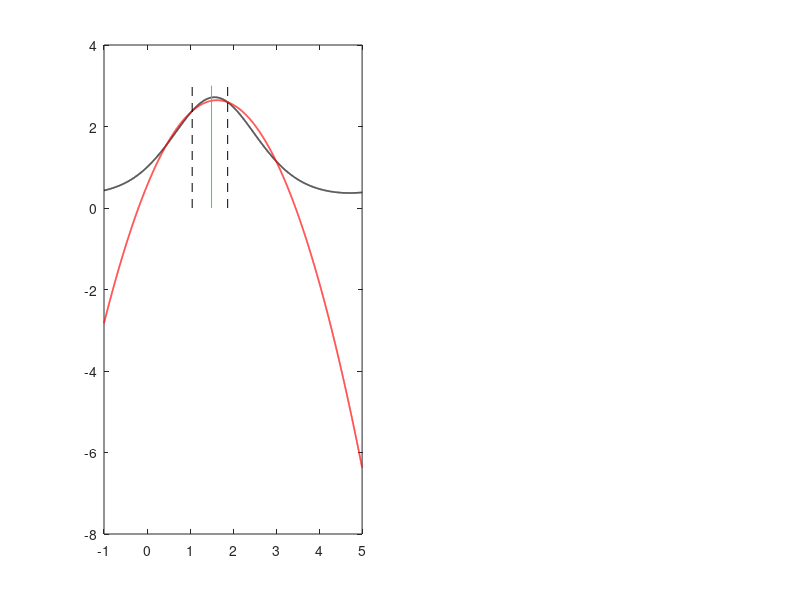

Source code (MATLAB): (Note: this script raises an error after producing the figure.)
%------------------------------------------------------------------------
%                   Approximation of Derivatives
%          Task: approximate the derivative of exp(sin(x))
%         CISM Course "Physics of Musical Instruments"
%                         Michele Ducceschi
%                      University of Bologna
%                         13 Dec 2023
%-------------------------------------------------------------------------
%
% Goal
% ----
% Let u(x) = exp(sin x). Around an expansion point x0, we:
%   1) choose a small set of sample points {x_j},
%   2) build the Vandermonde system in the *shifted* monomial basis
%      (x - x0)^(k-1),
%   3) compute the polynomial interpolant p(x) that matches u(x_j),
%   4) read off p'(x0) from the coefficient of (x - x0) (i.e., a_2).
%
% We compare two distinct node distributions and visualize:
%   - the exact function u(x)
%   - the interpolating polynomial p(x)
%   - the expansion point x0 and the chosen nodes
%
% Note
% ----
% In this centered monomial basis, if
%     p(x) = a1 + a2 (x - x0) + a3 (x - x0)^2 + ...
% then the derivative approximation at x0 is simply p'(x0) = a2.
%-------------------------------------------------------------------------

clear all
close all
clc

%% -------------------- Plotting grid and exact function ------------------
hplot = 1e-3;                    % resolution only for plotting
x0    = 1.5;                     % expansion point
x     = -1:hplot:5.0;            % plotting grid
u     = @(z) exp(sin(z));        % function
f     = u(x);                    % exact curve on the plotting grid
ymin  = 0; ymax = 3;             % y-limits for plots

% Exact derivative for reference (not required but useful to print)
uprime_exact = exp(sin(x0)) * cos(x0);

figure('Color','w')

%% ============================ CASE h1 ==================================
% Three nodes, deliberately asymmetric wrt x0
h  = 0.75;
Xs = [0.7*x0, x0 + 0.5*h, x0 + 2*h]';   % sample points
lt = numel(Xs);

% Vandermonde matrix centered at x0: VM(m,n) = (Xs(m) - x0)^(n-1)
VM   = zeros(lt, lt);
for m = 1:lt
    dx = Xs(m) - x0;
    VM(m,1) = 1;
    for n = 2:lt
        VM(m,n) = dx^(n-1);
    end
end

% Solve for coefficients a so that p(x) = sum a_k (x - x0)^(k-1)
uvec  = u(Xs);
acoef = VM \ uvec;

% Evaluate interpolant
dx_all = x - x0;
p = zeros(size(x));
for k = 1:lt
    p = p + acoef(k) * dx_all.^(k-1);
end

% Derivative estimate at x0 from polynomial coefficient
uprime_est_case1 = acoef(2);

% ----- Plot (left) -----
subplot(1,2,1)
plot(x, f, 'k-', 'LineWidth', 1.2); hold on
plot(x, p, 'r-', 'LineWidth', 1.2)
% vertical line at x0
line([x0 x0], [ymin ymax], 'Color','g','LineStyle','-','DisplayName','expansion point')
% vertical lines at sample points (hide extra entries from legend)
for n = 1:lt
    ln = line([Xs(n) Xs(n)], [ymin ymax], 'Color','k','LineStyle','--');
    if n > 1
        set(get(get(ln,'Annotation'),'LegendInformation'),'IconDisplayStyle','off');
    end
end
set(gca,'TickLabelInterpreter','latex','FontSize',14)
xlabel('$x$','Interpreter','latex')
ylabel('$u(x)$','Interpreter','latex')
legend('$u(x)$','$p(x)$','expansion point','Interpreter','latex','Location','best')
title(sprintf('Case 1: %d nodes,  h=%.2f  (p''(x_0)=%.6f,  u''(x_0)=%.6f)', ...
      lt, h, uprime_est_case1, uprime_exact), 'Interpreter','none')
ylim([ymin, ymax]); 

%% ============================ CASE h2 ==================================
% Four nodes, clustered to the right of x0
h  = 0.75;
Xs = [x0 - 0.4*h, x0 + 0.3*h, x0 + 0.8*h, x0 + 1.3*h]';
lt = numel(Xs);

% Vandermonde (centered at x0)
VM   = zeros(lt, lt);
for m = 1:lt
    dx = Xs(m) - x0;
    VM(m,1) = 1;
    for n = 2:lt
        VM(m,n) = dx^(n-1);
    end
end

uvec  = u(Xs);
acoef = VM \ uvec;

% Evaluate interpolant
p = zeros(size(x));
for k = 1:lt
    p = p + acoef(k) * dx_all.^(k-1);
end

uprime_est_case2 = acoef(2);

% ----- Plot (right) -----
subplot(1,2,2)
plot(x, f, 'k-', 'LineWidth', 1.2); hold on
plot(x, p, 'r-', 'LineWidth', 1.2)
line([x0 x0], [ymin ymax], 'Color','g','LineStyle','-','DisplayName','expansion point')
for n = 1:lt
    ln = line([Xs(n) Xs(n)], [ymin ymax], 'Color','k','LineStyle','--');
    if n > 1
        set(get(get(ln,'Annotation'),'LegendInformation'),'IconDisplayStyle','off');
    end
end
set(gca,'TickLabelInterpreter','latex','FontSize',14)
xlabel('$x$','Interpreter','latex')
ylabel('$u(x)$','Interpreter','latex')
legend('$u(x)$','$p(x)$','expansion point','Interpreter','latex','Location','best')
title(sprintf('Case 2: %d nodes,  h=%.2f  (p''(x_0)=%.6f,  u''(x_0)=%.6f)', ...
      lt, h, uprime_est_case2, uprime_exact), 'Interpreter','none')
ylim([ymin, ymax]); 

%% ---------------------------- Summary ----------------------------------
fprintf('Expansion point x0 = %.6f\n', x0);
fprintf('  Exact   u''(x0) = %.10f\n', uprime_exact);
fprintf('  Case 1  p''(x0) = %.10f\n', uprime_est_case1);
fprintf('  Case 2  p''(x0) = %.10f\n', uprime_est_case2);
